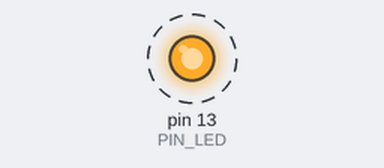
A sketch run on a simulated Arduino Uno, built with avr-gcc and run on an emulated ATmega328P. On the bench: output pins drawn as LEDs (lit = HIGH). Dashed ring = blinking. What the sketch prints to the serial monitor is not drawn.

Above: at 0.5 s.
Timing chart, 0 to 4.6 s (numbered marks = the images above):
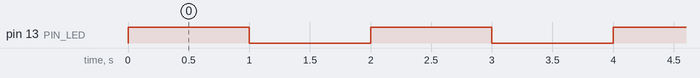

The sketch:

04_example_3.ino
```cpp
#define PIN_LED 13
unsigned int count, toggle;

void setup() {
  pinMode(PIN_LED, OUTPUT);
  Serial.begin(115200);
  while(!Serial) {
    continue;
  }
  Serial.println("Hello World!");
  digitalWrite(PIN_LED, toggle);
  count = toggle = 0;
}

unsigned int toggle_state(unsigned toggle) {
  return toggle == 0 ? 1 : 0;
}

void loop() {
  Serial.println(++count);
  toggle = toggle_state(toggle);
  digitalWrite(PIN_LED, toggle);
  delay(1000);
}
```

Measured:
- by itself, pin 13 (PIN_LED): alternates HIGH for 1.0 s and LOW for 1.0 s
